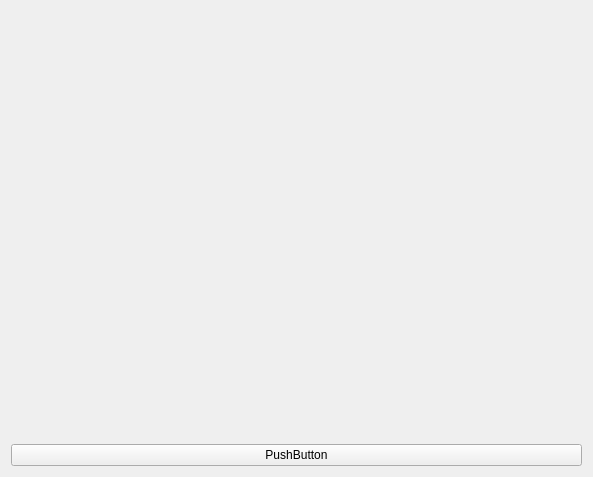
<?xml version="1.0" encoding="UTF-8"?>
<ui version="4.0">
 <class>Test10</class>
 <widget class="QWidget" name="Test10">
  <property name="geometry">
   <rect>
    <x>0</x>
    <y>0</y>
    <width>593</width>
    <height>477</height>
   </rect>
  </property>
  <property name="windowTitle">
   <string>Form</string>
  </property>
  <layout class="QVBoxLayout" name="verticalLayout">
   <item>
    <widget class="CatQcustomplot" name="widget" native="true"/>
   </item>
   <item>
    <widget class="QPushButton" name="pushButton">
     <property name="text">
      <string>PushButton</string>
     </property>
    </widget>
   </item>
  </layout>
 </widget>
 <customwidgets>
  <customwidget>
   <class>CatQcustomplot</class>
   <extends>QWidget</extends>
   <header>CatQcustomplot/CatQcustomplot.h</header>
   <container>1</container>
  </customwidget>
 </customwidgets>
 <resources/>
 <connections/>
</ui>
